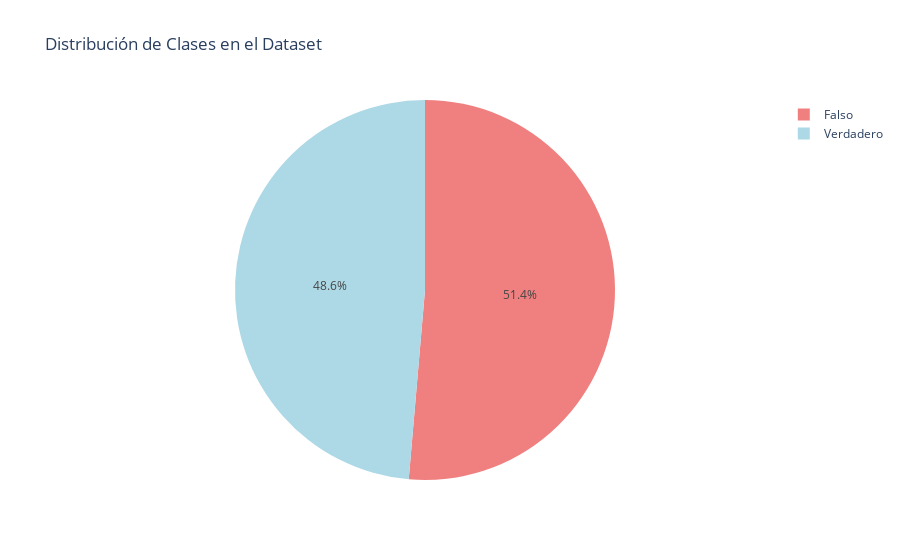
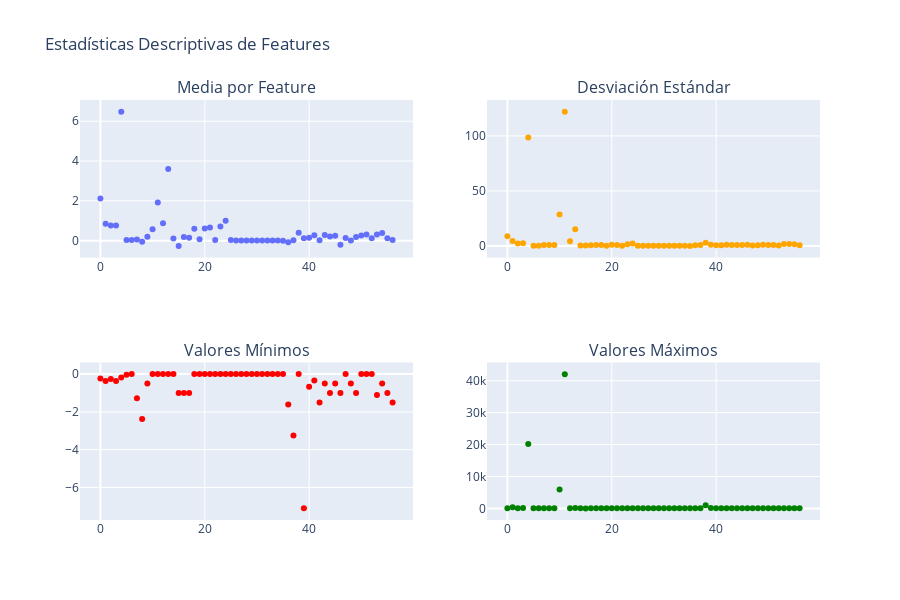

Notebook code for these charts, in order:
### Code cell
# Cargar datos procesados
print("Cargando datos procesados...")

df = pd.read_csv('../processed_data/dataset_features_processed_winsorized.csv')
print(f"Dataset cargado: {df.shape[0]:,} filas, {df.shape[1]} columnas")

# Separar features y target
X = df.drop('BinaryNumTarget', axis=1)
y = df['BinaryNumTarget']

print(f"Features: {X.shape[1]}")
print(f"Distribución de clases:")
class_dist = y.value_counts(normalize=True)
for clase, prop in class_dist.items():
    label = "Falso" if clase == 0 else "Verdadero"
    print(f"  {label}: {prop:.3f} ({y.value_counts()[clase]:,} muestras)")

# Verificar que no hay valores faltantes
missing = X.isnull().sum().sum()
print(f"Valores faltantes: {missing}")

# Mostrar algunas estadísticas básicas
print(f"\nRango de valores en X:")
print(f"  Mínimo: {X.min().min():.3f}")
print(f"  Máximo: {X.max().max():.3f}")
print(f"  Media general: {X.mean().mean():.3f}")

# Visualización interactiva de la distribución de clases
fig_clases = px.pie(
    values=y.value_counts().values,
    names=['Falso', 'Verdadero'],
    title="Distribución de Clases en el Dataset",
    color_discrete_sequence=['lightcoral', 'lightblue']
)
fig_clases.show()

# Visualización de estadísticas básicas de features
stats_df = pd.DataFrame({
    'Feature': X.columns,
    'Mean': X.mean(),
    'Std': X.std(),
    'Min': X.min(),
    'Max': X.max()
}).reset_index(drop=True)

# Gráfico interactivo de estadísticas
fig_stats = make_subplots(
    rows=2, cols=2,
    subplot_titles=('Media por Feature', 'Desviación Estándar', 'Valores Mínimos', 'Valores Máximos'),
    specs=[[{"secondary_y": False}, {"secondary_y": False}],
           [{"secondary_y": False}, {"secondary_y": False}]]
)

# Media
fig_stats.add_trace(
    go.Scatter(x=list(range(len(stats_df))), y=stats_df['Mean'], 
               mode='markers', name='Media', showlegend=False),
    row=1, col=1
)

# Std
fig_stats.add_trace(
    go.Scatter(x=list(range(len(stats_df))), y=stats_df['Std'], 
               mode='markers', name='Std', showlegend=False, marker_color='orange'),
    row=1, col=2
)

# Min
fig_stats.add_trace(
    go.Scatter(x=list(range(len(stats_df))), y=stats_df['Min'], 
               mode='markers', name='Min', showlegend=False, marker_color='red'),
    row=2, col=1
)

# Max
fig_stats.add_trace(
    go.Scatter(x=list(range(len(stats_df))), y=stats_df['Max'], 
               mode='markers', name='Max', showlegend=False, marker_color='green'),
    row=2, col=2
)

fig_stats.update_layout(
    title="Estadísticas Descriptivas de Features",
    height=600,
    showlegend=False
)
fig_stats.show()

### Figure 1 — Plotly figure (JSON) as saved in the notebook; plotly's stock layout.template omitted (floating-point values rounded to 4 significant figures)
{"data": [{"domain": {"x": [0, 1], "y": [0, 1]}, "hovertemplate": "label=%{label}<br>value=%{value}<extra></extra>", "labels": ["Falso", "Verdadero"], "legendgroup": "", "name": "", "showlegend": true, "type": "pie", "values": [68930, 65268]}], "layout": {"legend": {"tracegroupgap": 0}, "piecolorway": ["lightcoral", "lightblue"], "title": {"text": "Distribución de Clases en el Dataset"}}}

### Figure 2 — Plotly figure (JSON) as saved in the notebook; plotly's stock layout.template omitted (floating-point values rounded to 4 significant figures)
{"data": [{"mode": "markers", "name": "Media", "showlegend": false, "type": "scatter", "x": [0, 1, 2, 3, 4, 5, 6, 7, 8, 9, 10, 11, 12, 13, 14, 15, 16, 17, 18, 19, 20, 21, 22, 23, 24, 25, 26, 27, 28, 29, 30, 31, 32, 33, 34, 35, 36, 37, 38, 39, 40, 41, 42, 43, 44, 45, 46, 47, 48, 49, 50, 51, 52, 53, 54, 55, 56], "xaxis": "x", "y": [2.123, 0.8514, 0.7648, 0.7592, 6.482, 0.02894, 0.03236, 0.06359, -0.0529, 0.1945, 0.5734, 1.914, 0.8689, 3.596, 0.1047, -0.2623, 0.1828, 0.1471, 0.5999, 0.06741, 0.6127, 0.6658, 0.02952, 0.7164, 1.002, 0.02843, 0.01019, 0.003352, 0.003468, 0.00487, 0.002607, 0.004185, 0.00716, 0.006573, 0.002396, 0.001011, -0.08358, 0.01551, 0.3999, 0.1207, 0.1508, 0.2707, 0.01715, 0.2879, 0.2065, 0.2479, -0.2114, 0.1356, 0.001747, 0.1831, 0.2594, 0.3072, 0.1215, 0.3147, 0.3899, 0.1248, 0.03133], "yaxis": "y"}, {"marker": {"color": "orange"}, "mode": "markers", "name": "Std", "showlegend": false, "type": "scatter", "x": [0, 1, 2, 3, 4, 5, 6, 7, 8, 9, 10, 11, 12, 13, 14, 15, 16, 17, 18, 19, 20, 21, 22, 23, 24, 25, 26, 27, 28, 29, 30, 31, 32, 33, 34, 35, 36, 37, 38, 39, 40, 41, 42, 43, 44, 45, 46, 47, 48, 49, 50, 51, 52, 53, 54, 55, 56], "xaxis": "x2", "y": [8.675, 4.491, 2.138, 2.46, 98.48, 0.1669, 0.1769, 0.7939, 0.7818, 0.7358, 28.44, 122.0, 4.157, 15.19, 0.4587, 0.4399, 0.6758, 0.8265, 0.8291, 0.1655, 1.092, 0.8944, 0.1069, 1.442, 2.094, 0.1025, 0.05113, 0.03752, 0.02787, 0.03224, 0.0324, 0.03029, 0.04446, 0.04289, 0.03076, 0.01959, 0.5915, 0.7612, 2.795, 0.9858, 0.6831, 0.579, 1.006, 0.7732, 0.7319, 0.8197, 0.9612, 0.3792, 0.5434, 1.07, 0.904, 0.7744, 0.4539, 1.729, 1.669, 1.456, 0.6875], "yaxis": "y2"}, {"marker": {"color": "red"}, "mode": "markers", "name": "Min", "showlegend": false, "type": "scatter", "x": [0, 1, 2, 3, 4, 5, 6, 7, 8, 9, 10, 11, 12, 13, 14, 15, 16, 17, 18, 19, 20, 21, 22, 23, 24, 25, 26, 27, 28, 29, 30, 31, 32, 33, 34, 35, 36, 37, 38, 39, 40, 41, 42, 43, 44, 45, 46, 47, 48, 49, 50, 51, 52, 53, 54, 55, 56], "xaxis": "x3", "y": [-0.2355, -0.3639, -0.2604, -0.3609, -0.1818, -0.03, 0.0, -1.283, -2.372, -0.5, 0.0, 0.0, 0.0, 0.0, 0.0, -1.0, -1.0, -1.0, 0.0, 0.0, 0.0, 0.0, 0.0, 0.0, 0.0, 0.0, 0.0, 0.0, 0.0, 0.0, 0.0, 0.0, 0.0, 0.0, 0.0, 0.0, -1.609, -3.25, 0.0, -7.11, -0.6667, -0.3333, -1.5, -0.5, -1.0, -0.5, -1.0, 0.0, -0.5, -1.0, 0.0, 0.0, 0.0, -1.111, -0.5, -1.0, -1.5], "yaxis": "y3"}, {"marker": {"color": "green"}, "mode": "markers", "name": "Max", "showlegend": false, "type": "scatter", "x": [0, 1, 2, 3, 4, 5, 6, 7, 8, 9, 10, 11, 12, 13, 14, 15, 16, 17, 18, 19, 20, 21, 22, 23, 24, 25, 26, 27, 28, 29, 30, 31, 32, 33, 34, 35, 36, 37, 38, 39, 40, 41, 42, 43, 44, 45, 46, 47, 48, 49, 50, 51, 52, 53, 54, 55, 56], "xaxis": "x4", "y": [70.0, 376.3, 54.61, 96.56, 20200.0, 0.941, 1.0, 2.035, 3.857, 5.5, 5913.0, 42070.0, 35.0, 128.0, 12.0, 0.0, 3.5, 9.667, 3.0, 1.0, 4.5, 3.0, 1.0, 7.0, 11.0, 0.5714, 0.3333, 1.0, 0.25, 0.25, 1.0, 0.25, 0.3333, 0.3333, 1.0, 1.0, 3.174, 33.0, 999.0, 99.14, 4.667, 4.667, 7.0, 5.5, 3.667, 6.5, 7.0, 5.0, 6.0, 24.0, 66.0, 43.0, 13.0, 26.67, 34.0, 22.5, 10.21], "yaxis": "y4"}], "layout": {"annotations": [{"font": {"size": 16}, "showarrow": false, "text": "Media por Feature", "x": 0.225, "xanchor": "center", "xref": "paper", "y": 1, "yanchor": "bottom", "yref": "paper"}, {"font": {"size": 16}, "showarrow": false, "text": "Desviación Estándar", "x": 0.775, "xanchor": "center", "xref": "paper", "y": 1, "yanchor": "bottom", "yref": "paper"}, {"font": {"size": 16}, "showarrow": false, "text": "Valores Mínimos", "x": 0.225, "xanchor": "center", "xref": "paper", "y": 0.375, "yanchor": "bottom", "yref": "paper"}, {"font": {"size": 16}, "showarrow": false, "text": "Valores Máximos", "x": 0.775, "xanchor": "center", "xref": "paper", "y": 0.375, "yanchor": "bottom", "yref": "paper"}], "height": 600, "showlegend": false, "title": {"text": "Estadísticas Descriptivas de Features"}, "xaxis": {"anchor": "y", "domain": [0, 0.45]}, "xaxis2": {"anchor": "y2", "domain": [0.55, 1]}, "xaxis3": {"anchor": "y3", "domain": [0, 0.45]}, "xaxis4": {"anchor": "y4", "domain": [0.55, 1]}, "yaxis": {"anchor": "x", "domain": [0.625, 1]}, "yaxis2": {"anchor": "x2", "domain": [0.625, 1]}, "yaxis3": {"anchor": "x3", "domain": [0, 0.375]}, "yaxis4": {"anchor": "x4", "domain": [0, 0.375]}}}
